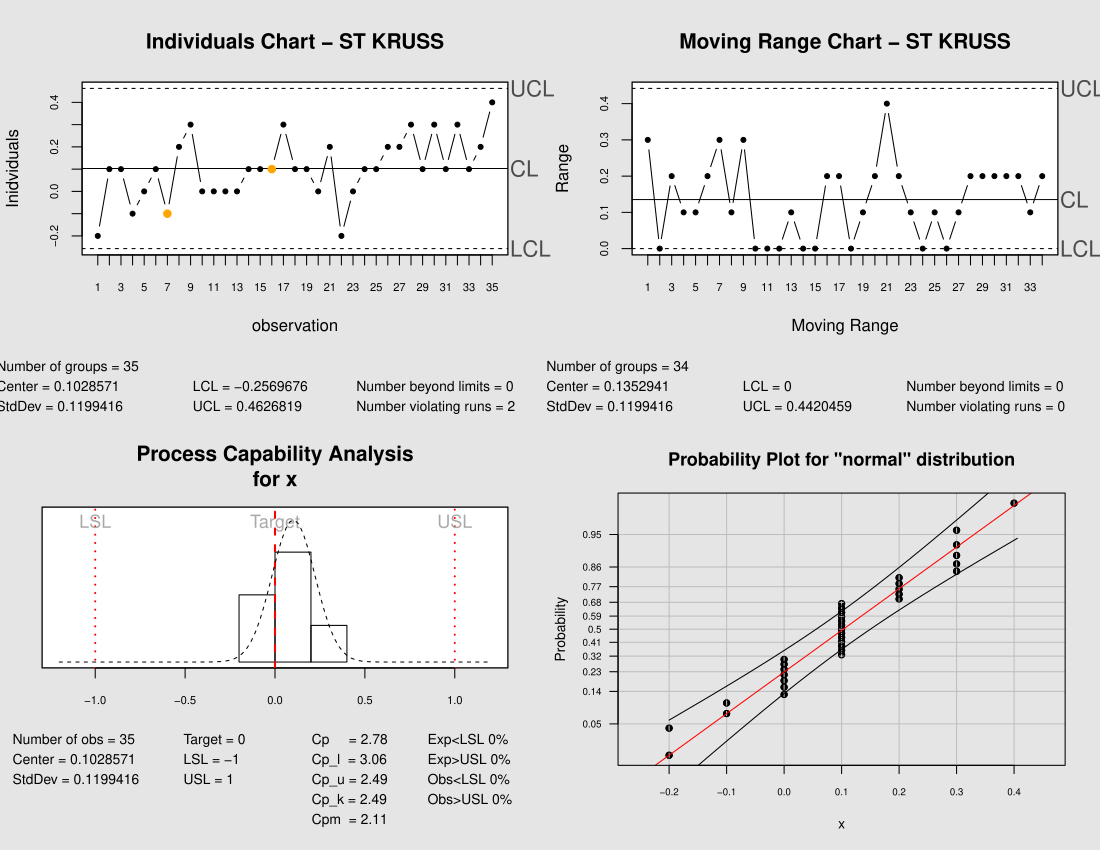

Generate this figure with R:
#' Wrapper function to simplify the creation of XmR (IMR) charts using the qcc package.
#' 
#' By default, generates both the Individuals and Moving Range graphs.
#' Calls the qcc function once to generate the individuals chart using
#' type = "xbar.one" and a second call to generate the moving range
#' chart by transforming the data to a 2x(n-1) matrix and calling
#' the qcc function with type="R". 
#' Returns a list containing two qcc objects, one for the individuals
#' chart and the second for the moving range chart.
#' 
#' @name XmRqcc
#' @author Thomas Hopper \email{tomhopper@gmail.com}
#' @param x Required. A column vector of individual observations. Must be type double or integer.
#' @param title.X Optional. The title for the individuals chart.
#' @param title.mR Optional. The title for the moving range chart.
#' @param xlab.X Optional. The label for the x axis on the individuals chart.
#' @param ylab.X Optional. The label for the y axis on the individuals chart.
#' @param xlab.mR Optional. The label for the x axis on the moving range chart.
#' @param ylab.mR Optional. The label for the y axis on the moving range chart.
#' @param ... Other qcc parameters will be passed through directly to both  qcc 
#' @return \item{XmRqcc()[[1]]}{contains the individuals (type = xbar.one) qcc object}
#' @return \item{XmRqcc()[[2]]}{contains the moving range (type = R) qcc object}
#' @references http://cran.r-project.org/web/packages/qcc/qcc.pdf
#' @references http://www.r-project.org/doc/Rnews/Rnews_2004-1.pdf
#' @references http://www.qualitydigest.com/inside/twitter-ed/individual-charts-done-right-and-wrong.html
libresult <- require(qcc)
if(libresult == FALSE)
  stop("Could not load library qcc. XmRqcc relies on qcc.")

XmRqcc <- function(x, title.X = "Individuals Chart", ylab.X = "Individuals", xlab.X = "Observation", title.mR = "Moving Range Chart", ylab.mR = "Range", xlab.mR = "Range", ...) {
  #Error checking
  #print(sprintf("type of x = %s", typeof(x)))
  if (typeof(x) != c("double") && typeof(x) != c("integer"))
    stop("XmRqcc only accepts numbers of type integer or double.")
  if (NCOL(x) > 1)
    stop("XmRqcc only accepts a column vector; you have supplied more than one column")
  if (length(x) <= 1)
    stop("XmRqcc needs at least two values to create control charts. You have supplied less than one.")
  
  # Create a QCC object of type xbar.one (qcc's term for 
  # individuals charts) and plot the individuals graph.
  i.X <- qcc(data=x, type="xbar.one", 
             title=title.X, 
             ylab=ylab.X, 
             xlab=xlab.X, 
             std.dev=c("MR"), ...)
  
  i.adj <- matrix(nrow=length(x)-1, ncol=2)
  
  i.adj[,1] <- x[1:(length(x)-1)]
  i.adj[,2] <- x[2:length(x)]
  
  i.mR <- qcc(data=i.adj, type="R", 
              title=title.mR, 
              ylab=ylab.mR, 
              xlab=xlab.mR,
              std.dev=c("UWAVE-R"), ...)
  rval <- list(i.X, i.mR)
  return(rval)
}



### Code below by R. Solimeno   20-Nov-2013
# X_Bar and R chart for variables
# Use package "qcc" 


data <- read.csv("B2BVAR.csv", header = TRUE)

test.data <- data[which(data$TESTID=="ST KRUSS"),]
x <- test.data$Dev
obj <- qcc(x, type = "xbar.one")


qcc.options("cex.stats"=0.65)
par(mfrow=c(2,2),
    cex.axis = 0.5,
    cex.lab = 0.75,
    cex.main=0.95,
    cex.sub=0.5)

XmRqcc(x, title.X="Individuals Chart - ST KRUSS",
       ylab.X="Inidviduals",
       xlab.X="observation",
       title.mR="Moving Range Chart - ST KRUSS",
       ylab.mR="Range", xlab.mR="Moving Range",
       print=TRUE)


xdbar <- mean(x)

TARGET = 0.0
LSL = -1
USL = 1

speclimits <- c(LSL, USL)

process.capability(obj,
                   speclimits,
                   target=TARGET,
                   print=TRUE)


library(qualityTools)
ppPlot(x, "normal")
